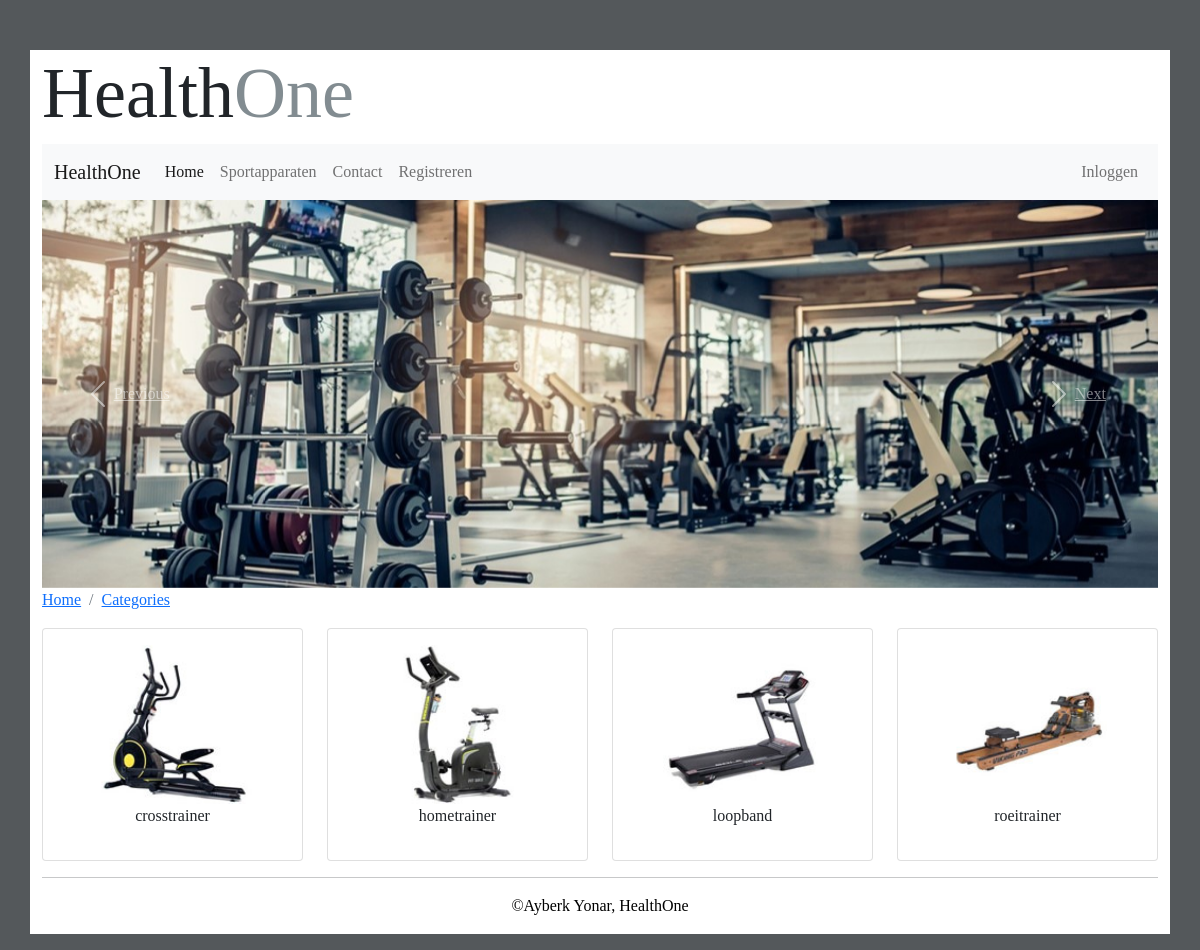
Page /categories on the earlier database version.
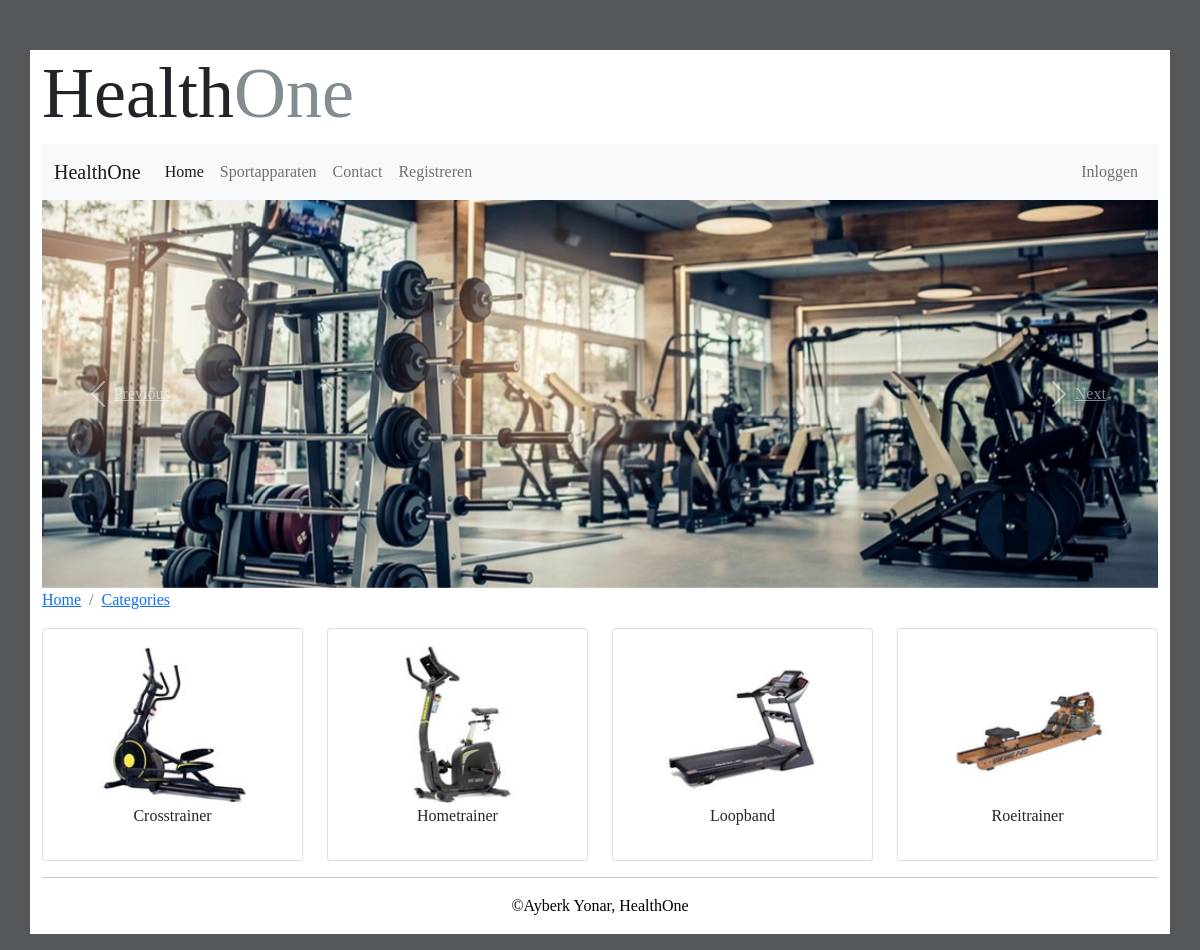
Same page on the later database version.
### tables this page shows
CREATE TABLE `category` (
  `id` int(11) NOT NULL,
  `name` varchar(255) NOT NULL,
  `picture` varchar(255) NOT NULL
);

### Modules/Member.php (called while the page is built, shortened)
<?php
function isMember():bool
{
    return false;
}

### Modules/Categories.php (called while the page is built, shortened)
<?php
function getCategories()
{
    global $pdo;
    $categories =$pdo->query('Select * FROM category')->fetchAll( PDO::FETCH_CLASS,'Category');
    return $categories;
}

### Templates/categories.php (the view)
<!DOCTYPE html>
<html>
<?php
include_once('defaults/head.php');
?>
<body>
<div class="container">
    <?php
    include_once('defaults/header.php');
    if (isMember()) {
        include_once('member/defaults/menu.php');
    } else {
        include_once('defaults/menu.php');
    }
    include_once('defaults/pictures.php');
    ?>
    <nav aria-label="breadcrumb">
        <ol class="breadcrumb">
            <?php
            if (isMember()){ ?>
                <li class="breadcrumb-item"><a href="/member/home">Home</a></li>
                <?php
            }else { ?>
                <li class="breadcrumb-item"><a href="/home">Home</a></li>
                <?php
            }
            ?>
            <li class="breadcrumb-item"><a href="/categories">Categories</a></li>
        </ol>
    </nav>
<div class="row gy-3 ">
<?php global $categories ?>
<?php foreach ($categories as $category):?>
    <div class="col-sm-4 col-md-3">
        <div class="card">
            <div class="card-body text-center">
                <a href="/category/<?= $category->id ?>">
                    <img class="product-img img-responsive center-block" src='/img/<?= $category->picture ?>'/>
                </a>
                <div class="card-title mb-3"><?= $category->name ?>
                </div>
            </div>
        </div>
    </div>
    <?php endforeach;?>
</div>
    <hr>
    <?php
    include_once('defaults/footer.php');
    ?>
</body>
</html>
</html>

### public/index.php (shortened to what this page needs)
<?php
require '../Modules/Categories.php';
require '../Modules/Database.php';
require '../Modules/Member.php';
$request = $_SERVER['REQUEST_URI'];
$params = explode("/", $request);
switch ($params[1]) {
    case 'categories':
        $categories = getCategories();
        include_once "../Templates/categories.php";
        break;
}

### Templates/defaults/head.php (shortened to what this page needs)
<head>
    <link rel="stylesheet" href="/css/bootstrap.min.css"/>
    <link rel="stylesheet" href="/css/style.css"/>
</head>

### Templates/defaults/header.php
<header>
    <div class="header-row row lead" >
        <h1 class="display-2">Health<span id="one" class="text">One</span></h1>
    </div>
</header>

### Templates/defaults/menu.php (shortened to what this page needs)
<nav class="navbar navbar-expand-lg navbar-light bg-light">
    <div class="container-fluid">
        <a class="navbar-brand" href="/home">
            HealthOne
        </a>
        <div class="collapse navbar-collapse" id="myNavbar">
            <ul class="navbar-nav">
                <li class="nav-item">
                    <a class="nav-link active" href="/home">Home</a>
                </li>
                <li class="nav-item">
                    <a class="nav-link" href="/categories">Sportapparaten</a>
                </li>
                <li class="nav-item">
                    <a class="nav-link" href="/contact">Contact</a>
                </li>
                <li class="nav-item">
                    <a class="nav-link"  href="/register">Registreren</a>
                </li>
            </ul>
            <ul class="navbar-nav ms-auto">
                <li class="nav-item">
                    <a class="nav-link" href="/login">Inloggen</a>
                </li>
            </ul>
        </div>
    </div>
</nav>

### Templates/defaults/pictures.php (shortened to what this page needs)
<div id="carouselExampleIndicators" class="carousel slide" data-ride="carousel">
    <div class="carousel-inner">
        <div class="carousel-item active">
            <img class="d-block w-100"  src='/img/fitnessimg.jpg' alt="First slide">
        </div>
    </div>
    <a class="carousel-control-prev" href="#carouselExampleIndicators" role="button" data-slide="prev">
        <span class="carousel-control-prev-icon" aria-hidden="true"></span>
        <span class="sr-only">Previous</span>
    </a>
    <a class="carousel-control-next" href="#carouselExampleIndicators" role="button" data-slide="next">
        <span class="carousel-control-next-icon" aria-hidden="true"></span>
        <span class="sr-only">Next</span>
    </a>
</div>

### Templates/defaults/footer.php
<footer >
    <p class="clearfix pb-3  text-black text-center">&copy;Ayberk Yonar, HealthOne</p>
</footer>

### public/css/style.css (style rules this page uses)
body { background-color: rgb(84, 88, 91) }
* { font-family: Ebrima; }
#one { color: rgb(130, 140, 145) }
.container { background-color: white; }
.header-row { margin-top: 50px }
.product-img { width: 70%; }

Differences in the rows shown:
changed category: name "crosstrainer" → "Crosstrainer"
changed category: name "hometrainer" → "Hometrainer"
changed category: name "loopband" → "Loopband"
changed category: name "roeitrainer" → "Roeitrainer"
